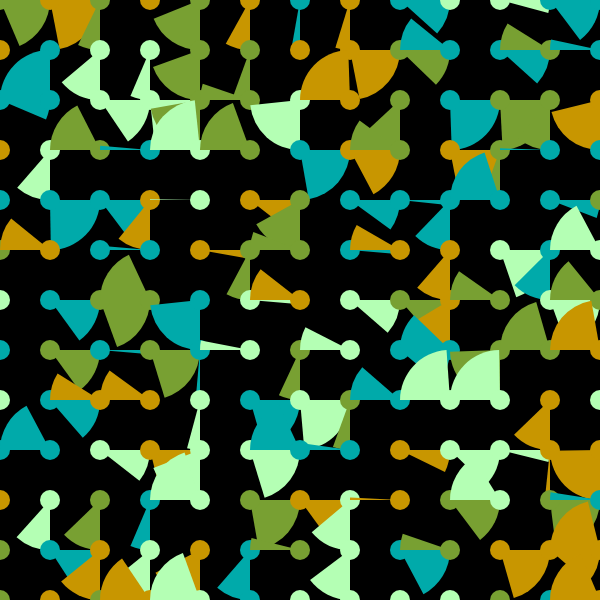
Frame 1 (no input)
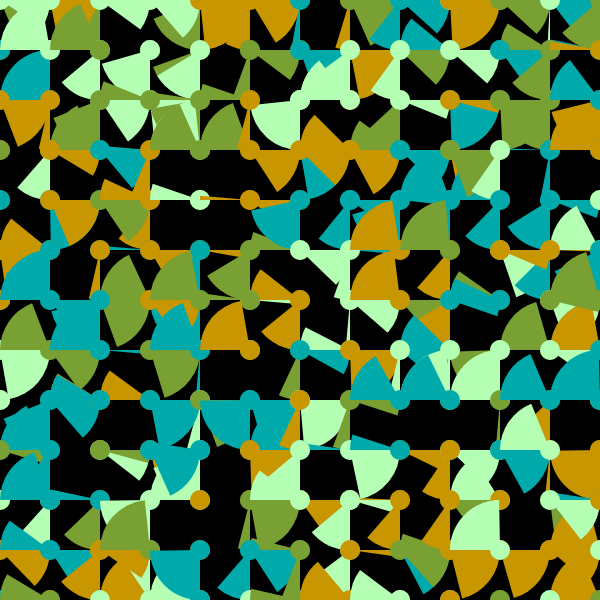
Frame 2 (the mouse pressed at the canvas centre, redrawn once)

The p5.js sketch that drew these frames (run headless with seeded random() and noise() and a simulated clock; the mouse was pressed at the canvas centre and the sketch redrawn once):

// p5.js sketch
// ── sketch.js
let angles = [0,90,180,270];

let start = 0;

let rad = 600/12;

function setup() {
  createCanvas(600, 600);
  background(0);
  angleMode(DEGREES);
  noStroke();
}

function draw() {
  
  for(let i = 0; i<=600; i+=rad){
    for(let j = 0; j<=600; j+=rad){
      drawColor();
      start = angles[int(random(3))];
      arc(i,j,rad*2,rad*2,start,start+(int(random(90))));
      circle(i,j,20);
    }
  }
  
  noLoop();
}

function drawColor() {
  let dcol = [
    "rgb(0,170,170)",
    "rgb(200, 150, 0)",
    "rgb(120, 160, 50)",
    "rgb(180, 255, 180)",
  ];
  fill(random(dcol));
}
